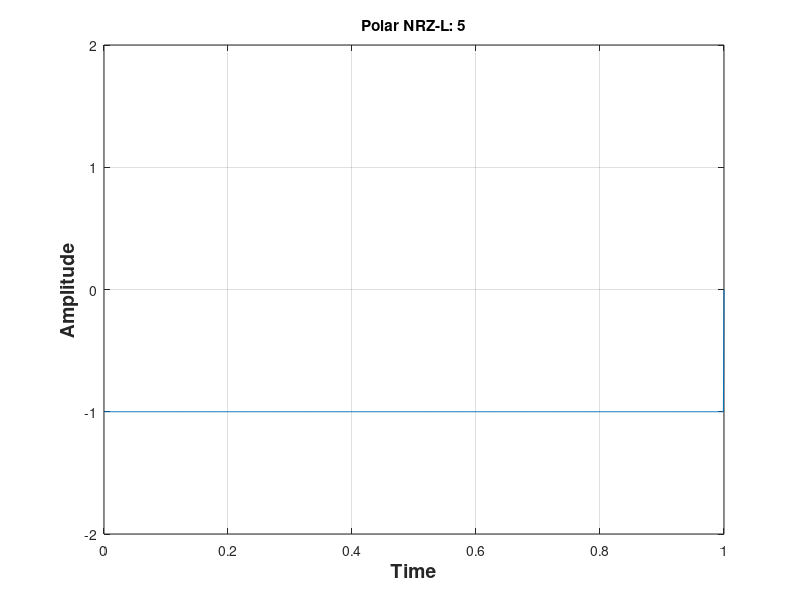

MATLAB code to generate this figure:
%NRZ_I 

clc;
clear all;
close all;        
bits = input('Enter bits'); %bits = [1 0 1 1 1 0 0 1];
bitrate=1; %bit per second
T=length(bits)/bitrate;
n=1000;
N=n*length(bits);   
dt=T/N;
t=0:dt:T;
x=[zeros(1,length(t))]; 
lastbit = 1; 
for i=1:length(bits)
  if bits(i)==1
    x((i-1)*n+1:i*n) = -lastbit;
    lastbit = -lastbit;
  else x((i-1)*n+1:i*n) = lastbit;
  end
end
plot(t,x);
axis([0 t(end) -2 2]);
grid on;
counter = 0;
lastbit = 1;
for i = 1:length(t)
  if t(i)>counter
    counter = counter + 1;
    if x(i)~=lastbit
      result(counter) = 1;
      lastbit = -lastbit;
    else result(counter) = 0;
    end
  end
end
disp('NRZ-I Decoding:');
disp(result);
xlabel('Time', 'fontsize',14, 'fontWeight','bold');
ylabel('Amplitude', 'fontsize',14, 'fontWeight','bold');
title(['Polar NRZ-I: ' num2str(bits)]);


%NRZ_L
clc;
       
bits = input('Enter bits'); %bits = [1 0 1 1 1 0 0 1];
bitrate=1; %bit per second
T=length(bits)/bitrate;
n=1000;
N=n*length(bits);   
dt=T/N;
t=0:dt:T;
x=[zeros(1,length(t))]; 
lastbit = 1; 
for i=1:length(bits)
  if bits(i)==1
    x((i-1)*n+1:i*n) = 1;
  else x((i-1)*n+1:i*n) = -1;
  end
end
plot(t,x);
axis([0 t(end) -2 2]);
grid on;
counter = 0;
for i = 1:length(t)
  if t(i)>counter
    counter = counter + 1;
    if x(i)>0
      result(counter) = x(i);
    else result(counter) = 0;
    end
  end
end
disp('NRZ-L Decoding:');
disp(result);
xlabel('Time', 'fontsize',14, 'fontWeight','bold');
ylabel('Amplitude', 'fontsize',14, 'fontWeight','bold');
title(['Polar NRZ-L: ' num2str(bits)]);
